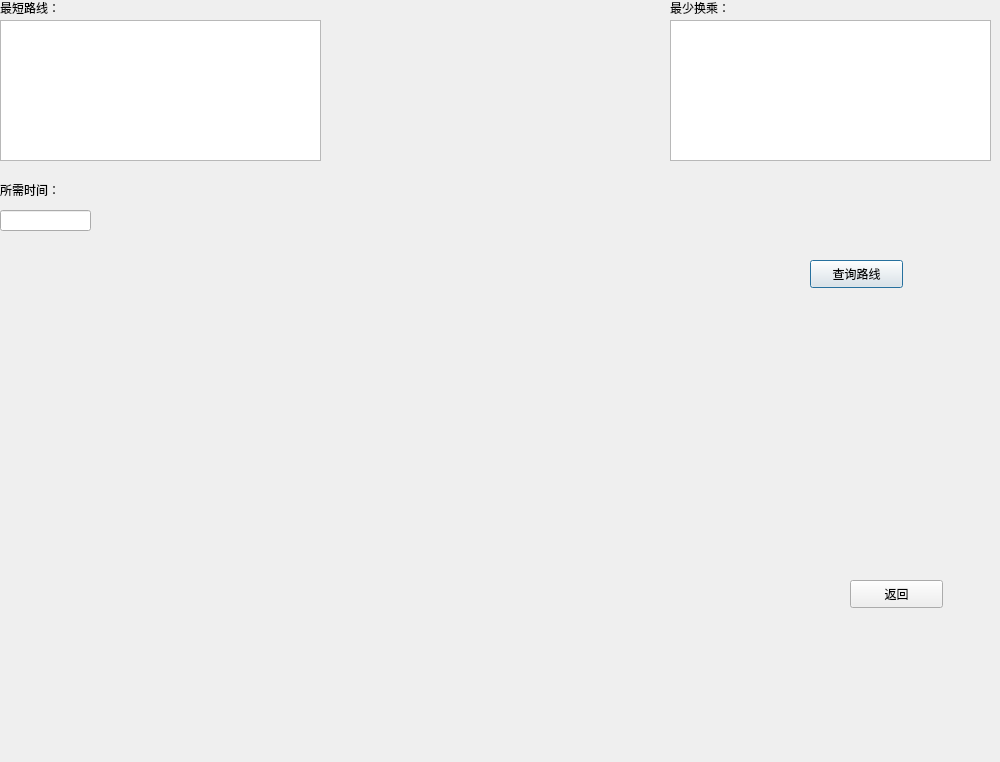
<?xml version="1.0" encoding="UTF-8"?>
<ui version="4.0">
 <class>Dialog3</class>
 <widget class="QDialog" name="Dialog3">
  <property name="geometry">
   <rect>
    <x>0</x>
    <y>0</y>
    <width>1000</width>
    <height>762</height>
   </rect>
  </property>
  <property name="windowTitle">
   <string>Dialog</string>
  </property>
  <property name="autoFillBackground">
   <bool>false</bool>
  </property>
  <property name="styleSheet">
   <string notr="true">background-image: url(:/new/prefix1/train2.png);</string>
  </property>
  <widget class="QLabel" name="label">
   <property name="geometry">
    <rect>
     <x>0</x>
     <y>0</y>
     <width>71</width>
     <height>16</height>
    </rect>
   </property>
   <property name="text">
    <string>最短路线：</string>
   </property>
  </widget>
  <widget class="QLabel" name="label_2">
   <property name="geometry">
    <rect>
     <x>0</x>
     <y>180</y>
     <width>71</width>
     <height>20</height>
    </rect>
   </property>
   <property name="text">
    <string>所需时间：</string>
   </property>
  </widget>
  <widget class="QLineEdit" name="lineEdit_2">
   <property name="geometry">
    <rect>
     <x>0</x>
     <y>210</y>
     <width>91</width>
     <height>21</height>
    </rect>
   </property>
  </widget>
  <widget class="QLabel" name="label_3">
   <property name="geometry">
    <rect>
     <x>670</x>
     <y>0</y>
     <width>81</width>
     <height>16</height>
    </rect>
   </property>
   <property name="text">
    <string>最少换乘：</string>
   </property>
  </widget>
  <widget class="QTextEdit" name="textEdit">
   <property name="geometry">
    <rect>
     <x>0</x>
     <y>20</y>
     <width>321</width>
     <height>141</height>
    </rect>
   </property>
  </widget>
  <widget class="QTextEdit" name="textEdit_3">
   <property name="geometry">
    <rect>
     <x>670</x>
     <y>20</y>
     <width>321</width>
     <height>141</height>
    </rect>
   </property>
  </widget>
  <widget class="QPushButton" name="pushButton">
   <property name="geometry">
    <rect>
     <x>810</x>
     <y>260</y>
     <width>93</width>
     <height>28</height>
    </rect>
   </property>
   <property name="text">
    <string>查询路线</string>
   </property>
  </widget>
  <widget class="QPushButton" name="pushButton_2">
   <property name="geometry">
    <rect>
     <x>850</x>
     <y>580</y>
     <width>93</width>
     <height>28</height>
    </rect>
   </property>
   <property name="text">
    <string>返回</string>
   </property>
  </widget>
 </widget>
 <resources/>
 <connections/>
</ui>
